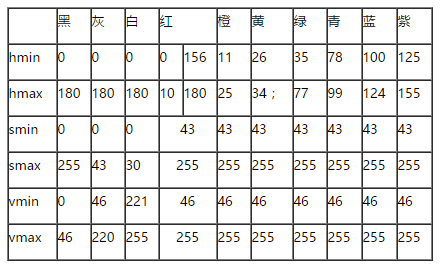
//> input picture example/split_color/hsv_range.png, 443 x 268 px
$ ./convolution ../split_color/hsv_range.png   (built with g++ and OpenCV 4)
//> lines starting //> are read from the running program, lines starting //| are printed output that depends on the picture
#include <cstdlib>
#include <opencv2/opencv.hpp>


void show_mat(const char* wintitle, cv::Mat img)
{
	cv::namedWindow(wintitle);
	cv::imshow(wintitle, img);
}

cv::Mat generate_histogram(const cv::Mat& image){

    // 计算直方图
    cv::Mat hist;
    int histSize = 256; // 直方图尺寸
    float range[] = {0, 256};
    const float* histRange = {range};
    cv::calcHist(&image, 1, 0, cv::Mat(), hist, 1, &histSize, &histRange);

    // 创建直方图图像
    int hist_w = histSize * 3, hist_h = 400;
    int bin_w = cvRound((double)hist_w / histSize);
    cv::Mat histImage(hist_h, hist_w, CV_8UC3, cv::Scalar(255, 255, 255));

    // 归一化直方图数据
    cv::normalize(hist, hist, 0, histImage.rows, cv::NORM_MINMAX, -1, cv::Mat());

    // 绘制直方图
    for (int i = 1; i < histSize; i++) {
        cv::line(histImage, cv::Point(bin_w * (i - 1), hist_h - cvRound(hist.at<float>(i - 1))),
                 cv::Point(bin_w * (i), hist_h - cvRound(hist.at<float>(i))),
                 cv::Scalar(100, 100, 100), 1, 8, 0);
    }

	const auto offset = 20;
	cv::Scalar color(255, 255, 255); // 白色
	cv::Mat image_with_border;
	cv::copyMakeBorder(histImage, image_with_border, offset, offset, offset, offset, cv::BORDER_CONSTANT, color);
	cv::rectangle(image_with_border,cv::Rect(offset, offset, hist_w,hist_h), cv::Scalar(200, 200, 200), 1, 8, 0);


    return image_with_border;
}


int main(int argc, char* argv[])
{
	try
	{
		cv::Mat src = cv::imread(argv[1], cv::IMREAD_COLOR);
//> src is the input picture: 268 rows x 443 cols, CV_8UC3; mean B, G, R 229, 229.1, 229.1
		show_mat("src",src);
		 cv::Mat dst(src.rows/2, src.cols/2, CV_8UC3);
		for (size_t i = 0; i < src.rows; i+=2)
		{
			for (size_t j = 0; j < src.cols; j+=2)
			{
				dst.at<cv::Vec3b>(i/2, j/2) = src.at<cv::Vec3b>(i, j);
			}
		}
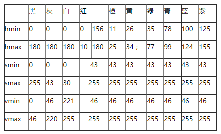
//> dst: 134 rows x 221 cols, CV_8UC3; mean B, G, R 227.1, 227.6, 228.2
		cv::resize(dst, dst, cv::Size(src.cols,src.rows));
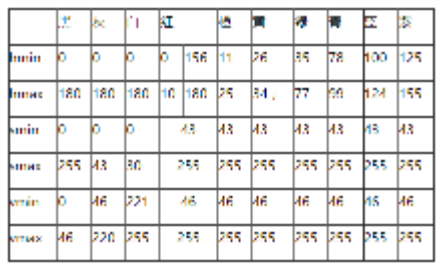
//> dst: 268 rows x 443 cols, CV_8UC3; mean B, G, R 227.1, 227.6, 228.2
		show_mat("dst",dst);
		cv::waitKey(0);

	}
	catch (const std::exception& e)
	{
		fprintf(stderr, "error %s\n", e.what());
	}
	getchar();
	return EXIT_SUCCESS;
}
